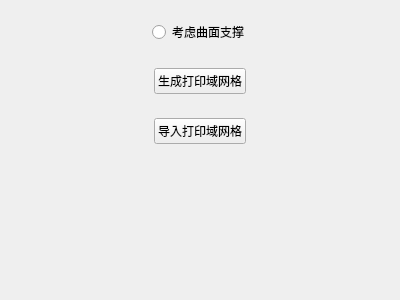
<?xml version="1.0" encoding="UTF-8"?>
<ui version="4.0">
 <class>VecFieldBasedSlice_PrinZone</class>
 <widget class="QWidget" name="VecFieldBasedSlice_PrinZone">
  <property name="geometry">
   <rect>
    <x>0</x>
    <y>0</y>
    <width>400</width>
    <height>300</height>
   </rect>
  </property>
  <property name="windowTitle">
   <string>Form</string>
  </property>
  <layout class="QVBoxLayout" name="verticalLayout">
   <item>
    <widget class="QWidget" name="widget" native="true">
     <layout class="QHBoxLayout" name="horizontalLayout">
      <item>
       <spacer name="horizontalSpacer">
        <property name="orientation">
         <enum>Qt::Horizontal</enum>
        </property>
        <property name="sizeHint" stdset="0">
         <size>
          <width>126</width>
          <height>20</height>
         </size>
        </property>
       </spacer>
      </item>
      <item>
       <widget class="QRadioButton" name="radioButton">
        <property name="text">
         <string>考虑曲面支撑</string>
        </property>
       </widget>
      </item>
      <item>
       <spacer name="horizontalSpacer_2">
        <property name="orientation">
         <enum>Qt::Horizontal</enum>
        </property>
        <property name="sizeHint" stdset="0">
         <size>
          <width>125</width>
          <height>20</height>
         </size>
        </property>
       </spacer>
      </item>
     </layout>
    </widget>
   </item>
   <item>
    <widget class="QWidget" name="widget_2" native="true">
     <layout class="QHBoxLayout" name="horizontalLayout_2">
      <item>
       <spacer name="horizontalSpacer_3">
        <property name="orientation">
         <enum>Qt::Horizontal</enum>
        </property>
        <property name="sizeHint" stdset="0">
         <size>
          <width>40</width>
          <height>20</height>
         </size>
        </property>
       </spacer>
      </item>
      <item>
       <widget class="QPushButton" name="pushButton_GenePriZoneMesh">
        <property name="text">
         <string>生成打印域网格</string>
        </property>
       </widget>
      </item>
      <item>
       <spacer name="horizontalSpacer_4">
        <property name="orientation">
         <enum>Qt::Horizontal</enum>
        </property>
        <property name="sizeHint" stdset="0">
         <size>
          <width>40</width>
          <height>20</height>
         </size>
        </property>
       </spacer>
      </item>
     </layout>
    </widget>
   </item>
   <item>
    <widget class="QWidget" name="widget_3" native="true">
     <layout class="QHBoxLayout" name="horizontalLayout_3">
      <item>
       <spacer name="horizontalSpacer_5">
        <property name="orientation">
         <enum>Qt::Horizontal</enum>
        </property>
        <property name="sizeHint" stdset="0">
         <size>
          <width>40</width>
          <height>20</height>
         </size>
        </property>
       </spacer>
      </item>
      <item>
       <widget class="QPushButton" name="pushButton_ImportPriZoneMesh">
        <property name="text">
         <string>导入打印域网格</string>
        </property>
       </widget>
      </item>
      <item>
       <spacer name="horizontalSpacer_6">
        <property name="orientation">
         <enum>Qt::Horizontal</enum>
        </property>
        <property name="sizeHint" stdset="0">
         <size>
          <width>40</width>
          <height>20</height>
         </size>
        </property>
       </spacer>
      </item>
     </layout>
    </widget>
   </item>
   <item>
    <spacer name="verticalSpacer">
     <property name="orientation">
      <enum>Qt::Vertical</enum>
     </property>
     <property name="sizeHint" stdset="0">
      <size>
       <width>20</width>
       <height>141</height>
      </size>
     </property>
    </spacer>
   </item>
  </layout>
 </widget>
 <resources/>
 <connections/>
</ui>
